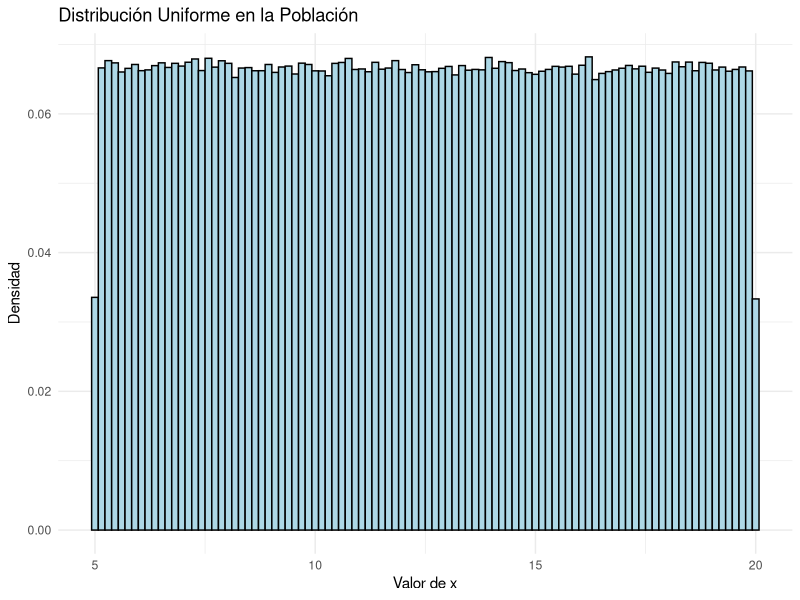
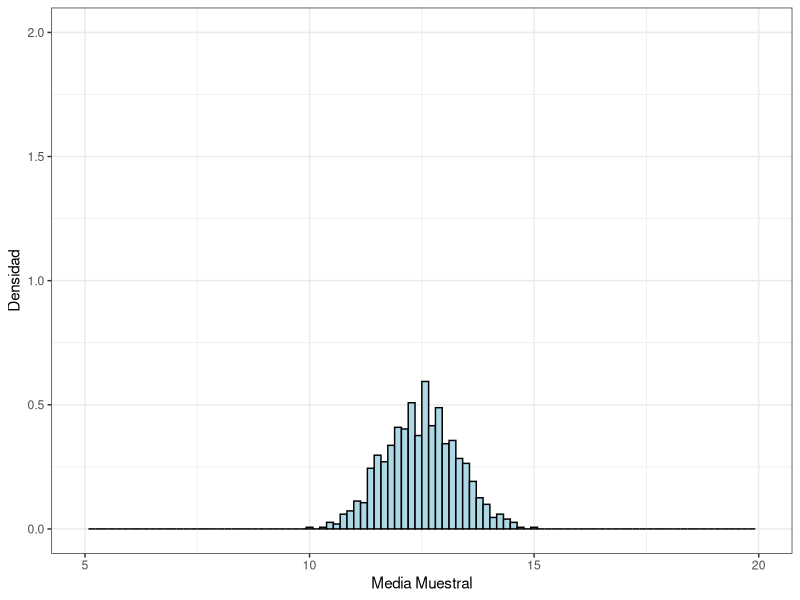
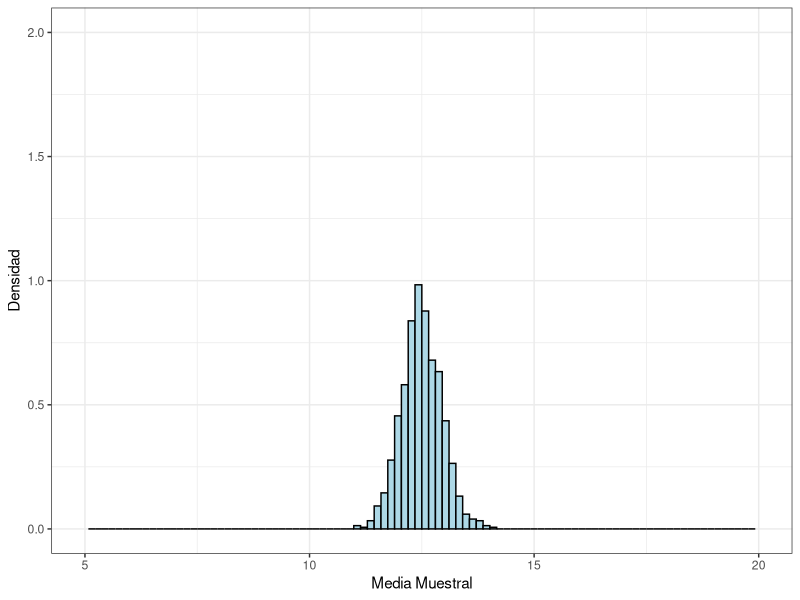
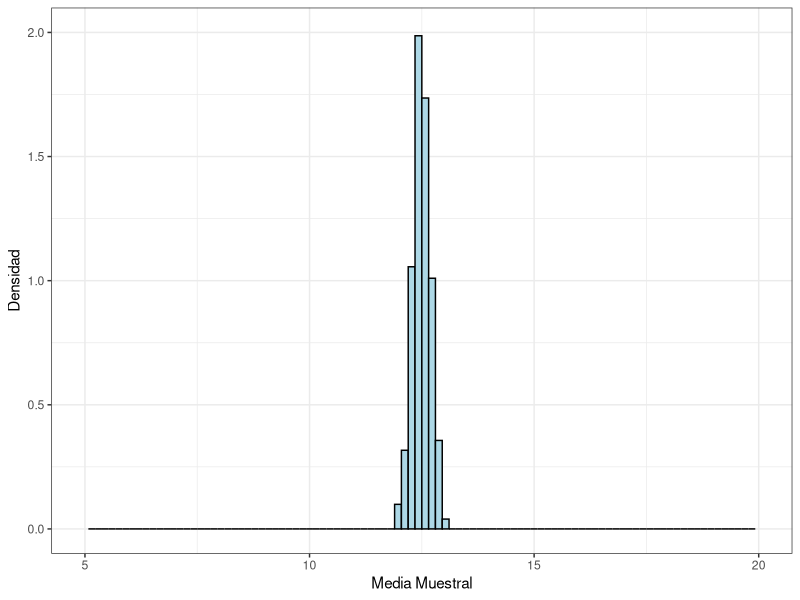

These figures' R source, in order:
## ---- chunk 1

# Cargamos librerías
library(ggplot2)
library(dplyr)

# Generamos la población (distribución uniforme entre 5 y 20)
set.seed(123)
N <- 1000000
poblacion_data <- tibble(value = runif(N, min = 5, max = 20))

# Graficamos la distribución de la población
ggplot(poblacion_data, aes(x = value)) +
  geom_histogram(aes(y = ..density..), bins = 100, fill = "lightblue", color = "black") +
  labs(title = "Distribución Uniforme en la Población", x = "Valor de x", y = "Densidad") +
  theme_minimal()

## ---- chunk 2

# Cargamos librerías
library(tidyverse)

# Función de simulación del CLT
simulacion_clt <- function(n_muestra, n_experimentos, poblacion_data) {
  resultados_medias <- numeric(n_experimentos)
  
  # Realizamos la simulación de las muestras y sus medias
  for (i in 1:n_experimentos) {
    muestra <- sample_n(poblacion_data, size = n_muestra)  # Tomar muestra aleatoria
    resultados_medias[i] <- mean(muestra$value)  # Calcular la media de la muestra
  }
  
  # Calcular la media y desviación estándar de las medias muestrales
  media_muestral_observada <- mean(resultados_medias)
  sd_muestral_observada <- sd(resultados_medias)
  
  # Comparar con valores teóricos
  media_teorica <- mean(poblacion_data$value)
  sd_teorica <- sd(poblacion_data$value) / sqrt(n_muestra)
  
  # Graficar distribución de medias muestrales
  plot <- tibble(value = resultados_medias) %>%
    ggplot(aes(x = value)) +
    geom_histogram(aes(y = ..density..), bins = 100, fill = "lightblue", color = "black") +
    labs(x = "Media Muestral", y = "Densidad") +
    xlim(5, 20) + ylim(0, 2) +
    theme_bw()
  
  # Devolver un resumen de los resultados
  list(n = n_muestra, grafico = plot,
    media_muestral_observada = media_muestral_observada,
    media_teorica = media_teorica,
    sd_muestral_observada = sd_muestral_observada,
    sd_teorica = sd_teorica)
  
}

## ---- chunk 3

# Generamos la población (distribución uniforme entre 5 y 20)
set.seed(123)
N <- 1000000
poblacion_data <- tibble(value = runif(N, min = 5, max = 20))

# Parámetros de simulación
n_experimentos <- 1000

# Simulación para n = 30, 100, 500

# Lista de tamaños de muestra
n_muestras <- c(30, 100, 500)

map(n_muestras, ~ simulacion_clt(.x, n_experimentos, poblacion_data))

